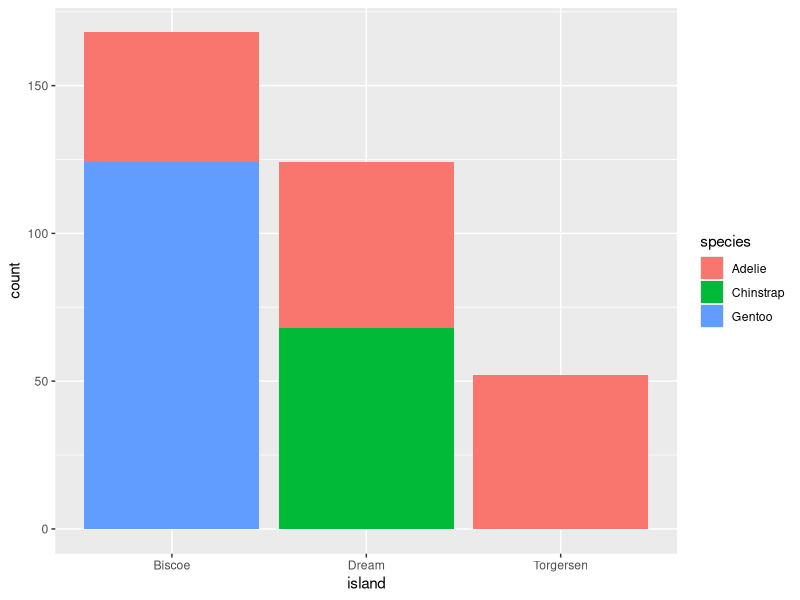

R code for this plot:
## ---- chunk 1
#| warning: false
#| code-fold: true
#| code-summary: "Code to recreate sample"
library(tidyverse)

recreate_valjarbarometern <- function(valjarbarometern_aggregate, n)
{
  # Calculate number of observations of each party
  obs_per_party <- round(n * valjarbarometern_aggregate$percentage / 100)
  
  # Create a list of party observations
  party_observations <- mapply(rep, valjarbarometern_aggregate$party, obs_per_party)
  
  # Flatten the list into a single vector
  sample_data <- unlist(party_observations)
  
  # Create a data frame with the samples
  valjarbarometern <- tibble(party = sample_data)
  
  return(valjarbarometern)
}
# Number of people in survey
n = 3072

parties <- c("V", "S", "MP", "C", "L", "KD", "M", "SD", "Other")
# Aggregated sample
valjarbarometern_aggregate <- tibble(
  party = factor(parties, levels = parties), # Using levels to preserve order
  percentage = c(7.6, 37.6, 4.3, 3.9, 3, 3.1, 19, 19.7, 1.7))

valjarbarometern <- recreate_valjarbarometern(
  valjarbarometern_aggregate, n)
## ---- chunk 2
n_participants <- 3072 # Number of participants in survey
n_c_voters <- valjarbarometern |> # Number of participants who answered C
  filter(party == "C") |>
  summarize(n = n()) |>
  pull(n)
p_h0 <- 0.04 # Our null hypothesis
# Conducting hypothesis test of proportions
prop.test(n_c_voters, n_participants, p_h0, alternative = "less")
## ---- chunk 3
# Note: L would also be below 4% with statistical significance
n_participants <- 3072 # Number of participants in survey
n_kd_voters <- valjarbarometern |> # Number of participants who answered KD
  filter(party == "KD") |>
  summarize(n = n()) |>
  pull(n)
p_h0 <- 0.04 # Our null hypothesis
# Conducting hypothesis test of proportions
prop.test(n_kd_voters, n_participants, p_h0, alternative = "less")
## ---- chunk 4
library(palmerpenguins)
t.test(penguins$flipper_length_mm, mu = 200, alternative = "greater")
## ---- chunk 5
gentoo_flipper_length <- penguins |>
  filter(species == "Gentoo") |>
  select(flipper_length_mm) |>
  drop_na()
chinstrap_flipper_length <- penguins |>
  filter(species == "Chinstrap") |>
  select(flipper_length_mm) |>
  drop_na()
adelie_flipper_length <- penguins |>
  filter(species == "Adelie") |>
  select(flipper_length_mm) |>
  drop_na()

t.test(gentoo_flipper_length, chinstrap_flipper_length)
t.test(gentoo_flipper_length, adelie_flipper_length)
t.test(chinstrap_flipper_length, adelie_flipper_length)
## ---- chunk 6
penguins |> 
  ggplot(aes(x = island, fill = species)) + 
  geom_bar()
## ---- chunk 7
n_total <- penguins |> 
  filter(island == "Dream") |>
  summarize(n = n()) |> 
  pull()
  
n_chinstrap <- penguins |> 
  filter(species == "Chinstrap" & island == "Dream") |>
  summarize(n = n()) |> 
  pull()
  
prop.test(n_chinstrap, n_total, p = 0.5, alternative = "greater")
